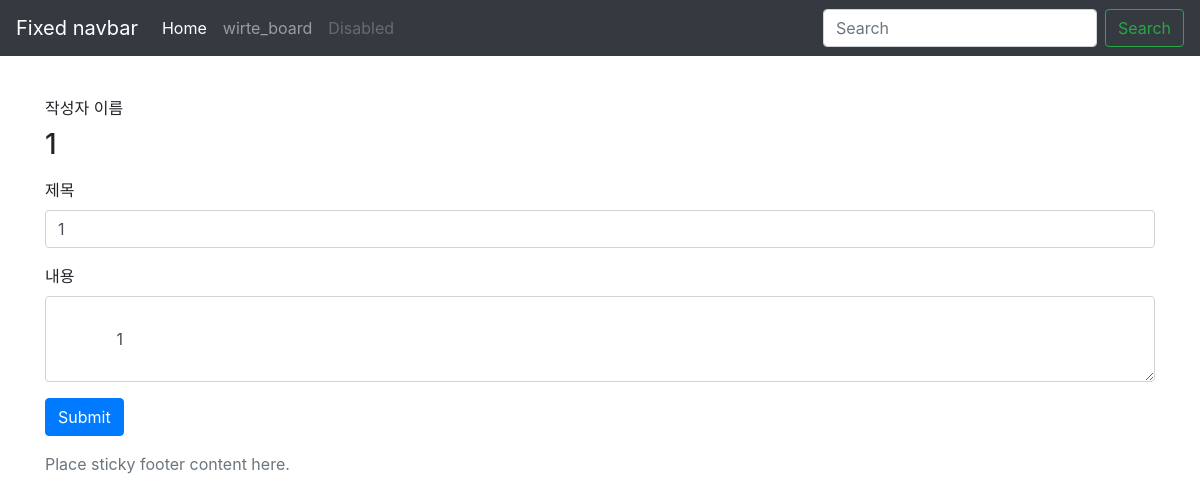
Page /startapp/update/3 on the committed database.
### startapp/models.py (models this page shows)
class Post(models.Model):
     author = models.CharField(max_length=200)
     title = models.CharField(max_length=200)
     content= models.TextField()
     create_date=models.DateTimeField(
         default = timezone.now()
    )

### startapp/views.py (the view)
# urls.py: re_path(r'^startapp/update/(?P<post_id>\d+)$',views.post_update_view,name="post_update_view"),
def post_update_view(request, post_id):
   post = Post.objects.get(pk = post_id)
   url = "/updateBoard"
   context = {'post': post, 'url': url}
   return render(request, 'startapp/form.html', context)

### startapp/templates/startapp/form.html (shortened to what this page needs)
{% extends "startapp/layout.html" %}
{% block content %}
    <form method="post" action="{{url}}">
        <div class="form-group">
            <label for="exampleFormControlInput1">작성자 이름</label>
            {% if post %}
                <h3>{{post.author}}</h3>
            {%endif%}</div>
            <div class="form-group">
                <label for="exampleFormControlInput2">제목</label>
                <input
                    type="text"
                    class="form-control"
                    id="exampleFormControlInput2"
                    placeholder="Insert title"
                    name="title"
                 {% if post %}
                    value="{{post.title}}"
                 {% endif %}></div>
            <div class="form-group">
                <label for="exampleFormControlTextarea1">내용</label>
                <textarea
                    class="form-control"
                    id="exampleFormControlTextarea1"
                    rows="3"
                    name="content">{% if post %}{{post.content}}{% endif %}
                </textarea>
            </div>
            <button type="submit" class="btn btn-primary">Submit</button>
        </form>
    {% endblock %}

### rows in the picture
Post: author "1", title "1", content "1"
